Frame 1 (no input): blank canvas, image omitted
Frame 60 (no input): blank canvas, image omitted
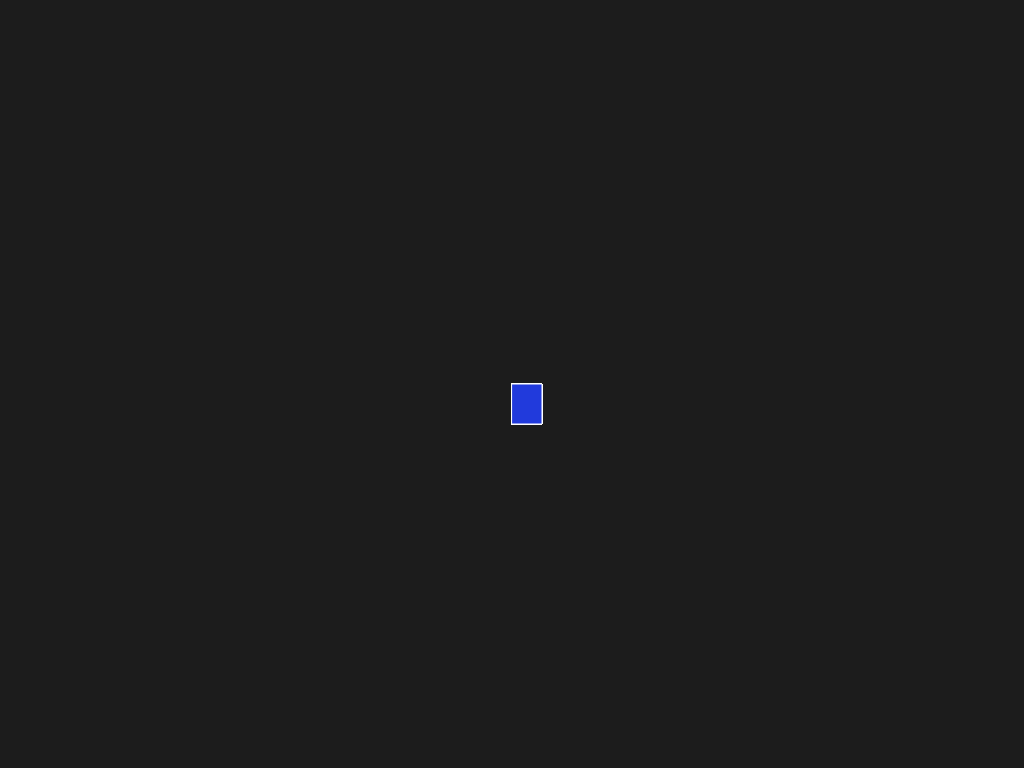
Frame 120 (the mouse pressed at the canvas centre since frame 60)

The p5.js sketch whose frames 1 and 60 were blank and that drew this single picture after the mouse press (run headless with seeded random() and noise() and a simulated clock; from frame 60 on, the mouse is pressed at the canvas centre):

// p5.js sketch
// ── sketch.js
function setup() {
    createCanvas(1024, 768);
    background(color(28,28,28));
  }  
  
  function draw() {
    cor = color(random(0, 225), random(0, 225), random(0, 225))
    fill(cor);
    stroke("white");
    //console.log(mouseIsPressed);
    
    if(mouseIsPressed) {
      rect(mouseX,mouseY,30,40);
    }
  }
